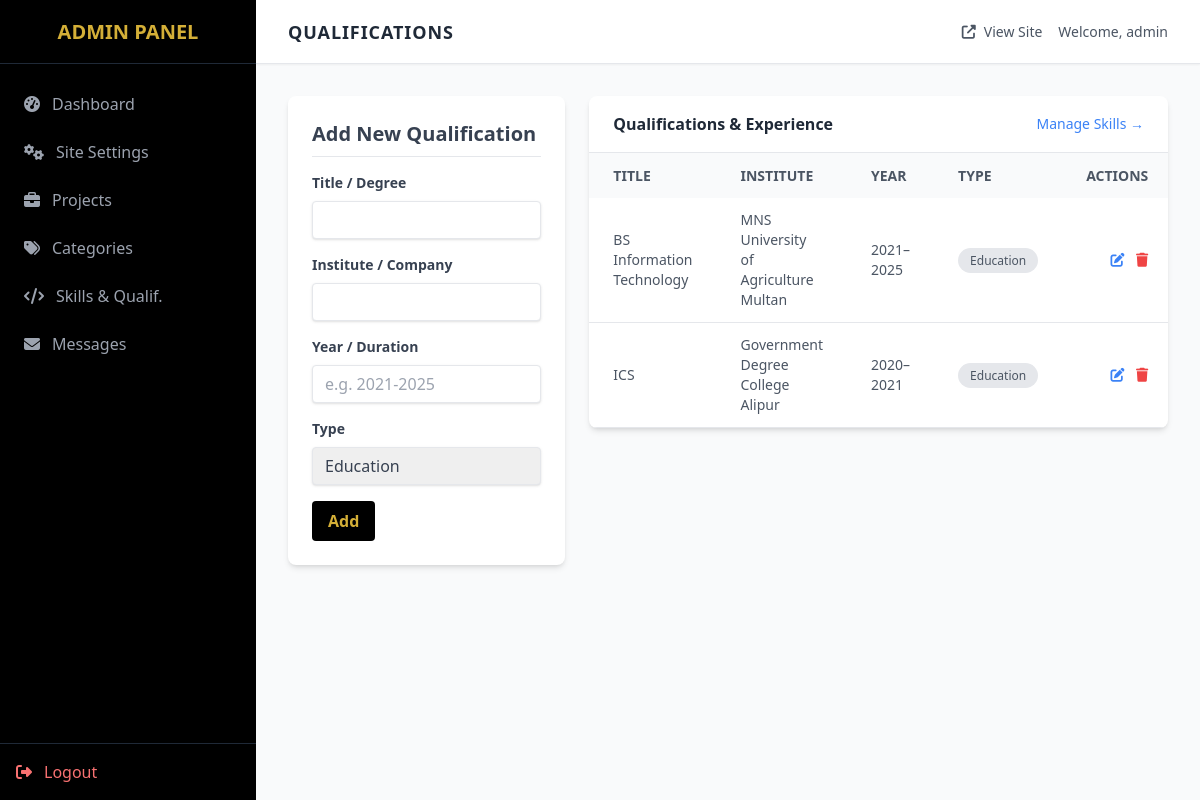
Screenshot of /admin/qualifications.php (signed in) with the database file from the repository.
### tables this page shows
CREATE TABLE `qualifications` (
  `id` int(11) NOT NULL AUTO_INCREMENT,
  `title` varchar(255) NOT NULL,
  `institute` varchar(255) NOT NULL,
  `year` varchar(50) NOT NULL,
  `type` enum('education','experience') NOT NULL DEFAULT 'education',
  PRIMARY KEY (`id`)
);

### admin/qualifications.php (the view, shortened to what this page needs)
<?php include 'includes/header.php'; ?>
<?php
$edit_mode = false;
$qual_to_edit = null;
?>
<div class="grid grid-cols-1 md:grid-cols-3 gap-6">
    <div class="md:col-span-1">
        <div class="bg-white rounded-lg shadow-md p-6">
            <h3 class="text-xl font-semibold mb-4 text-gray-700 border-b pb-2">
                <?php echo $edit_mode ? 'Edit Qualification' : 'Add New Qualification'; ?>
            </h3>
            <form action="actions/qualification_action.php" method="POST">
                <div class="mb-4">
                    <label class="block text-gray-700 text-sm font-bold mb-2">Title / Degree</label>
                    <input type="text" name="title" value="<?php echo $edit_mode ? htmlspecialchars($qual_to_edit['title']) : ''; ?>" class="shadow appearance-none border rounded w-full py-2 px-3 text-gray-700 leading-tight focus:outline-none focus:shadow-outline" required>
                </div>
                 <div class="mb-4">
                    <label class="block text-gray-700 text-sm font-bold mb-2">Institute / Company</label>
                    <input type="text" name="institute" value="<?php echo $edit_mode ? htmlspecialchars($qual_to_edit['institute']) : ''; ?>" class="shadow appearance-none border rounded w-full py-2 px-3 text-gray-700 leading-tight focus:outline-none focus:shadow-outline" required>
                </div>
                 <div class="mb-4">
                    <label class="block text-gray-700 text-sm font-bold mb-2">Year / Duration</label>
                    <input type="text" name="year" value="<?php echo $edit_mode ? htmlspecialchars($qual_to_edit['year']) : ''; ?>" class="shadow appearance-none border rounded w-full py-2 px-3 text-gray-700 leading-tight focus:outline-none focus:shadow-outline" placeholder="e.g. 2021-2025" required>
                </div>
                 <div class="mb-4">
                    <label class="block text-gray-700 text-sm font-bold mb-2">Type</label>
                    <select name="type" class="shadow appearance-none border rounded w-full py-2 px-3 text-gray-700 leading-tight focus:outline-none focus:shadow-outline">
                        <option value="education" <?php echo ($edit_mode && $qual_to_edit['type'] == 'education') ? 'selected' : ''; ?>>Education</option>
                    </select>
                </div>
                <div class="flex items-center justify-between">
                    <button class="bg-black hover:bg-gray-800 text-[#D4AF37] font-bold py-2 px-4 rounded focus:outline-none focus:shadow-outline" type="submit" name="<?php echo $edit_mode ? 'update' : 'add'; ?>">
                        <?php echo $edit_mode ? 'Update' : 'Add'; ?>
                    </button>
                </div>
            </form>
        </div>
    </div>
    <div class="md:col-span-2">
        <div class="bg-white rounded-lg shadow-md overflow-hidden">
            <div class="px-6 py-4 border-b border-gray-200 flex justify-between items-center">
                <h3 class="font-bold text-gray-800">Qualifications & Experience</h3>
                <a href="skills.php" class="text-sm text-blue-500 hover:underline">Manage Skills &rarr;</a>
            </div>
            <div class="p-0">
                <table class="w-full text-left">
                    <thead>
                        <tr class="bg-gray-50 text-gray-600 text-sm uppercase leading-normal">
                            <th class="py-3 px-6">Title</th>
                            <th class="py-3 px-6">Institute</th>
                            <th class="py-3 px-6">Year</th>
                            <th class="py-3 px-6">Type</th>
                            <th class="py-3 px-6 text-right">Actions</th>
                        </tr>
                    </thead>
                    <tbody class="text-gray-600 text-sm font-light">
                        <?php
                        $quals = mysqli_query($conn, "SELECT * FROM qualifications ORDER BY year DESC");
                        if (mysqli_num_rows($quals) > 0) {
                            while ($row = mysqli_fetch_assoc($quals)) {
                                echo "<tr class='border-b border-gray-200 hover:bg-gray-100'>";
                                echo "<td class='py-3 px-6 font-medium'>" . htmlspecialchars($row['title']) . "</td>";
                                echo "<td class='py-3 px-6'>" . htmlspecialchars($row['institute']) . "</td>";
                                echo "<td class='py-3 px-6'>" . htmlspecialchars($row['year']) . "</td>";
                                echo "<td class='py-3 px-6'><span class='bg-gray-200 text-gray-600 py-1 px-3 rounded-full text-xs'>" . ucfirst($row['type']) . "</span></td>";
                                echo "<td class='py-3 px-6 text-right'>
                                        <a href='qualifications.php?edit=" . $row['id'] . "' class='text-blue-500 hover:text-blue-700 mr-2'><i class='fas fa-edit'></i></a>
                                        <a href='actions/qualification_action.php?delete=" . $row['id'] . "' class='text-red-500 hover:text-red-700' onclick='return confirm(\"Are you sure?\")'><i class='fas fa-trash'></i></a>
                                      </td>";
                                echo "</tr>";
                            }
                        } else {
                            echo "<tr><td colspan='5' class='py-4 px-6 text-center'>No qualifications found.</td></tr>";
                        }
                        ?>
                    </tbody>
                </table>
            </div>
        </div>
    </div>
</div>
<?php include 'includes/footer.php'; ?>

### rows the page displays
qualifications: title "BS Information Technology", institute "MNS University of Agriculture Multan", year "2021–2025", type "Education"
qualifications: title "ICS", institute "Government Degree College Alipur", year "2020–2021", type "Education"

### other values shown
str_replace(['-', '_'], ' ', ucfirst($page)) "QUALIFICATIONS"
$_SESSION['username'] "admin"
